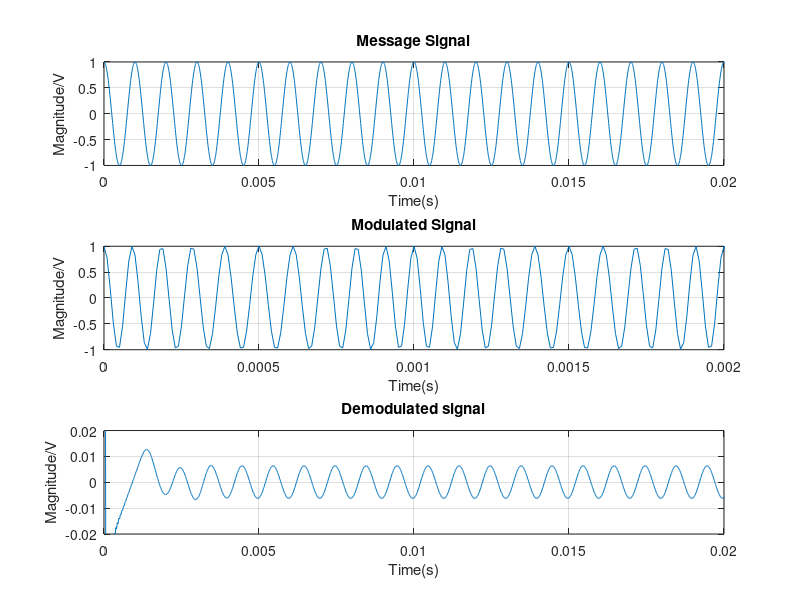
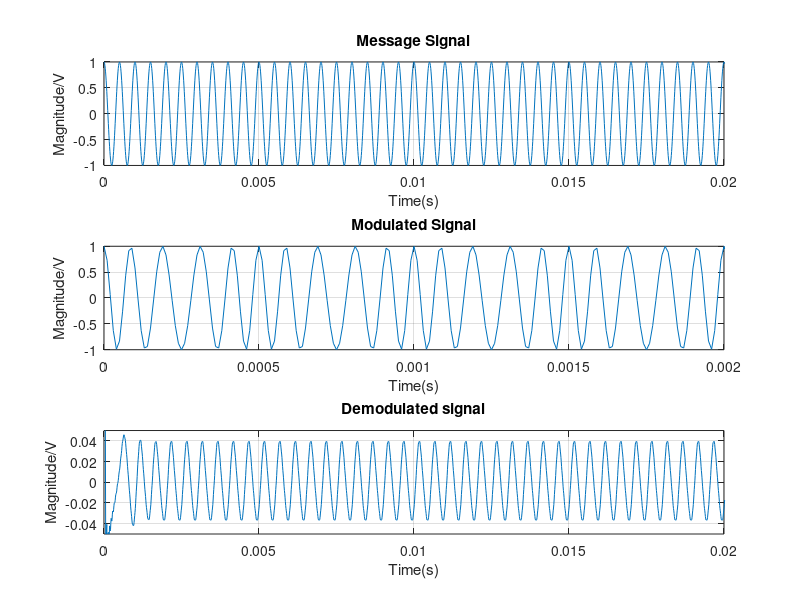

Write the MATLAB code that produced these figures, in order.
%demodulation: Arctangent
clear all;
close all;
fs = 100000; %sampling frequency
t = 0:1/fs:1-1/fs;
ac = 1;
fc=10000;fm=1000;
%carrier signal
ct = ac*cos(2*pi*fc*t);
%message signal: Sinusoid
mt=cos(2*pi*fm*t);
figure(1);
subplot(3,1,1);
plot(t,mt);
title('Message Signal');
xlabel('Time(s)');
ylabel('Magnitude/V');
grid on;
xlim([0,0.02]);

%FM signal
B=1; %beta
xfm = cos(2*pi*fc*t + B*sin(2*pi*fm*t));
% figure(2);
subplot(3,1,2);
plot(t,xfm);
xlabel('Time(s)');
ylabel('Magnitude/V');
grid on;
title('Modulated Signal');
xlim([0,0.002]);

%BPF specifications
fl=fc-fm/2; %fc-fcut
fh=fc+fm/2; %fc+fcut
wl=fl/(fs/2);
wh=fh/(fs/2);
[p,q]=butter(3,[wl,wh]);

xmfilt=filter(p,q,xfm);

xq=xmfilt.*sin(2*pi*fc*t);
xi=xmfilt.*cos(2*pi*fc*t);

%defining LPF butterworth filter
[b,a] = butter(3,1*fm/(fs/2));

%filtered signals
qt=filter(b,a,xq);
it=filter(b,a,xi);

xatan=atan2(qt,it);

dem=gradient(xatan);
% figure(3);
subplot(3,1,3);
plot(t,dem);
grid on;
ylim([-0.02,0.02]);
xlabel('Time(s)');
ylabel('Magnitude/V');
title('Demodulated signal');
xlim([0,0.02]);

%second message signal
fm=2000;
mt=cos(2*pi*fm*t);
figure(2);
subplot(3,1,1);
plot(t,mt);
xlabel('Time(s)');
ylabel('Magnitude/V');
title('Message Signal');
grid on;
xlim([0,0.02]);

%FM signal
B=1; %beta
xfm = cos(2*pi*fc*t + B*sin(2*pi*fm*t));
% figure(2);
subplot(3,1,2);
plot(t,xfm);
xlabel('Time(s)');
ylabel('Magnitude/V');
grid on;
title('Modulated Signal');
xlim([0,0.002]);

%BPF specifications
fl=fc-0.75*fm; %fc-fcut
fh=fc+0.75*fm; %fc+fcut
wl=fl/(fs/2);
wh=fh/(fs/2);
[p,q]=butter(3,[wl,wh]);

xmfilt=filter(p,q,xfm);

xq=xmfilt.*sin(2*pi*fc*t);
xi=xmfilt.*cos(2*pi*fc*t);

%defining butterworth filter
[b,a] = butter(3,fm/(fs/2));

%filtered signals
qt=filter(b,a,xq);
it=filter(b,a,xi);

xatan=atan2(qt,it);

dem=gradient(xatan);
% figure(3);
subplot(3,1,3);
plot(t,dem);
grid on;
ylim([-0.05,0.05]);
xlabel('Time(s)');
ylabel('Magnitude/V');
title('Demodulated signal');
xlim([0,0.02]);